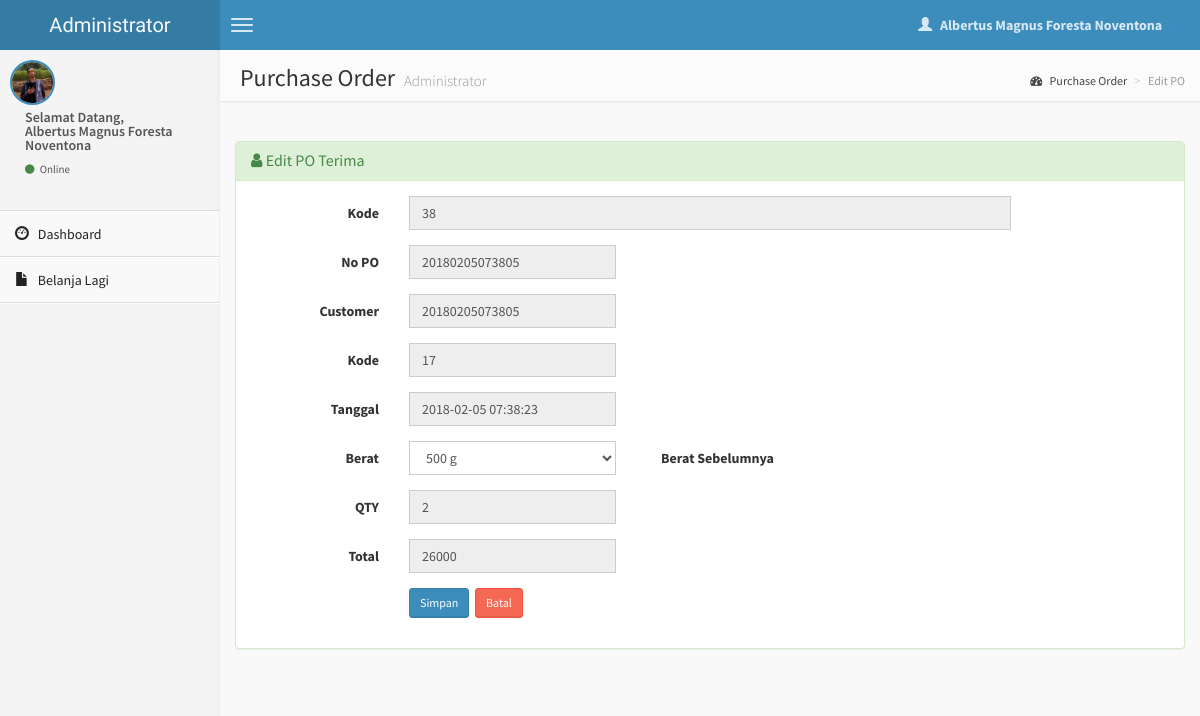
Screenshot of /customer/edit-po-terima.php?kode=38 (signed in) with the database file from the repository.
### tables this page shows
CREATE TABLE `po_terima` (
  `id` int(10) NOT NULL,
  `no_po` varchar(20) NOT NULL,
  `kd_cus` varchar(20) NOT NULL,
  `kode` int(4) NOT NULL,
  `tanggal` datetime NOT NULL,
  `berat` varchar(10) NOT NULL,
  `qty` int(8) NOT NULL,
  `total` int(8) NOT NULL
);

### customer/edit-po-terima.php (the view, shortened to what this page needs)
<?php
if (empty($_SESSION['username'])) {
  header('location:../index.php');
} else {
?>
  <!DOCTYPE html>
  <html>
  <head>
    <link href="../dist/css/bootstrap.css" rel="stylesheet" type="text/css" />
    <link href="//cdnjs.cloudflare.com/ajax/libs/font-awesome/4.1.0/css/font-awesome.min.css" rel="stylesheet" type="text/css" />
    <link href="//code.ionicframework.com/ionicons/1.5.2/css/ionicons.min.css" rel="stylesheet" type="text/css" />
    <link href="../css/morris/morris.css" rel="stylesheet" type="text/css" />
    <link href="../css/jvectormap/jquery-jvectormap-1.2.2.css" rel="stylesheet" type="text/css" />
    <link href="../css/datepicker/datepicker3.css" rel="stylesheet" type="text/css" />
    <link href="../css/daterangepicker/daterangepicker-bs3.css" rel="stylesheet" type="text/css" />
    <link href="../css/bootstrap-wysihtml5/bootstrap3-wysihtml5.min.css" rel="stylesheet" type="text/css" />
    <link href="../css/AdminLTE.css" rel="stylesheet" type="text/css" />
    <link rel="stylesheet" href="datatables/dataTables.bootstrap.css" />
  </head>
  <body class="skin-blue">
    <header class="header">
      <a href="index.php" class="logo">
        Administrator
      </a>
      <nav class="navbar navbar-static-top" role="navigation">
        <a href="#" class="navbar-btn sidebar-toggle" data-toggle="offcanvas" role="button">
          <span class="icon-bar"></span>
          <span class="icon-bar"></span>
          <span class="icon-bar"></span>
        </a>
        <div class="navbar-right">
          <ul class="nav navbar-nav">
            <li class="dropdown user user-menu">
              <a href="#" class="dropdown-toggle" data-toggle="dropdown">
                <i class="glyphicon glyphicon-user"></i>
                <span><?php echo $_SESSION['fullname']; ?> <i class="caret"></i></span>
              </a>
              <?php } ?>
            </li>
          </ul>
        </div>
      </nav>
    </header>
    <div class="wrapper row-offcanvas row-offcanvas-left">
      <aside class="left-side sidebar-offcanvas">
        <section class="sidebar">
          <div class="user-panel">
            <div class="pull-left image">
              <img src="<?php echo $_SESSION['gambar']; ?>" class="img-circle" alt="User Image" style="border: 2px solid #3C8DBC;" />
            </div>
            <div class="pull-left info">
              <p>Selamat Datang,<br /><?php echo $_SESSION['fullname']; ?></p>
              <a href="#"><i class="fa fa-circle text-success"></i> Online</a>
            </div>
          </div>
          <?php include "menu.php"; ?>
        </section>
      </aside>
      <aside class="right-side">
        <section class="content-header">
          <h1>
            Purchase Order
            <small>Administrator</small>
          </h1>
          <ol class="breadcrumb">
            <li><a href="#"><i class="fa fa-dashboard"></i> Purchase Order</a></li>
            <li class="active">Edit PO</li>
          </ol>
        </section>
        <section class="content">
          <?php
          $kd = $_GET['kode'];
          $sql = mysqli_query($koneksi, "SELECT * FROM po_terima WHERE id='$kd'");
          if (mysqli_num_rows($sql) == 0) {
            header("Location: po-terima.php");
          } else {
            $row = mysqli_fetch_assoc($sql);
          }
          ?>
          <br />
          <div class="row">
            <div class="col-lg-12">
              <div class="panel panel-success">
                <div class="panel-heading">
                  <h3 class="panel-title"><i class="fa fa-user"></i> Edit PO Terima</h3>
                </div>
                <div class="panel-body">
                  <div class="form-panel">
                    <form class="form-horizontal style-form" action="update-po-terima.php" method="post" enctype="multipart/form-data" name="form1" id="form1">
                      <div class="form-group">
                        <label class="col-sm-2 col-sm-2 control-label">Kode</label>
                        <div class="col-sm-8">
                          <input name="id" type="text" id="id" value="<?php echo $row['id']; ?>" class="form-control" autocomplete="off" placeholder="Auto Number Tidak perlu di isi" readonly="readonly" />
                        </div>
                      </div>
                      <div class="form-group">
                        <label class="col-sm-2 col-sm-2 control-label">No PO</label>
                        <div class="col-sm-3">
                          <input name="no_po" type="text" id="no_po" value="<?php echo $row['no_po']; ?>" class="form-control" autocomplete="off" readonly="readonly" />
                        </div>
                      </div>
                      <div class="form-group">
                        <label class="col-sm-2 col-sm-2 control-label">Customer</label>
                        <div class="col-sm-3">
                          <input name="kd_cus" type="text" id="kd_cus" value="<?php echo $row['kd_cus']; ?>" class="form-control" autocomplete="off" readonly="readonly" />
                        </div>
                      </div>
                      <div class="form-group">
                        <label class="col-sm-2 col-sm-2 control-label">Kode</label>
                        <div class="col-sm-3">
                          <input name="kode" type="text" id="kode" value="<?php echo $row['kode']; ?>" class="form-control" autocomplete="off" readonly="readonly" />
                        </div>
                      </div>
                      <div class="form-group">
                        <label class="col-sm-2 col-sm-2 control-label">Tanggal</label>
                        <div class="col-sm-3">
                          <input name="tanggal" type="text" id="tanggal" value="<?php echo $row['tanggal']; ?>" class="form-control" autocomplete="off" readonly="readonly" />
                        </div>
                      </div>
                      <div class="form-group">
                        <label class="col-sm-2 col-sm-2 control-label">Berat</label>
                        <div class="col-sm-3">
                          <select id="Berat" name="Berat" class="form-control" required>
                            <option value="S">500 g</option>
                          </select>
                        </div>
                        <label class="col-sm-2 col-sm-2 control-label">Berat Sebelumnya</label>
                        <div class="col-sm-3">
                        </div>
                      </div>
                      <div class="form-group">
                        <label class="col-sm-2 col-sm-2 control-label">QTY</label>
                        <div class="col-sm-3">
                          <input type="text" class="form-control" id="qty" name="qty" value="<?php echo $row['qty']; ?>" readonly="readonly" />
                        </div>
                      </div>
                      <div class="form-group">
                        <label class="col-sm-2 col-sm-2 control-label">Total</label>
                        <div class="col-sm-3">
                          <input type="text" class="form-control" id="total" name="total" value="<?php echo $row['total']; ?>" readonly="readonly" />
                        </div>
                      </div>
                      <div class="form-group">
                        <label class="col-sm-2 col-sm-2 control-label"></label>
                        <div class="col-sm-10">
                          <input type="submit" name="update" value="Simpan" class="btn btn-sm btn-primary" />&nbsp;
                          <a href="index1.php" class="btn btn-sm btn-danger">Batal </a>
                        </div>
                      </div>
                    </form>
                  </div>
                </div>
              </div>
            </div>
          </div>
        </section>
      </aside>
    </div>
  </body>
  </html>

### rows the page displays
po_terima: id "38", no_po "20180205073805", kd_cus "20180205073805", kode "17", tanggal "2018-02-05 07:38:23", qty "2", total "26000"

### other values shown
$_SESSION['fullname'] "Albertus Magnus Foresta Noventona"
